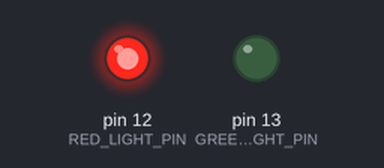
Simulated run of this sketch. Board: Arduino Uno, built with avr-gcc and run on an emulated ATmega328P. Parts: output pins drawn as LEDs (lit = HIGH).

Above: at 2.5 s.
At 7.5 s:
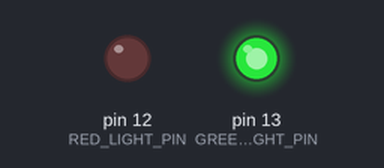
Timing chart, 0 to 13.0 s (numbered marks = the images above):
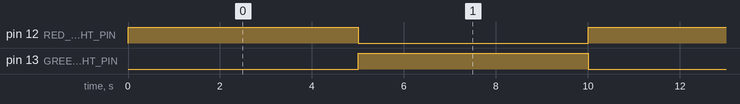

The sketch:

project.ino
```cpp
// Constants
const int RED_LIGHT_PIN = 12;
const int GREEN_LIGHT_PIN = 13;

void setup() {
  // Initialize digital pin LED_BUILTIN as an output
  pinMode(RED_LIGHT_PIN, OUTPUT);
  pinMode(GREEN_LIGHT_PIN, OUTPUT);

}

void loop() {

  // Red light blinks
  digitalWrite(RED_LIGHT_PIN, HIGH);
  digitalWrite(GREEN_LIGHT_PIN, LOW);
  delay(5000);
  digitalWrite(RED_LIGHT_PIN, LOW);
  digitalWrite(GREEN_LIGHT_PIN, HIGH);
  delay(5000);

}
```

Measured:
- by itself, pin 12 (RED_LIGHT_PIN), pin 13 (GREEN_LIGHT_PIN): alternates HIGH for 5.0 s and LOW for 5.0 s
